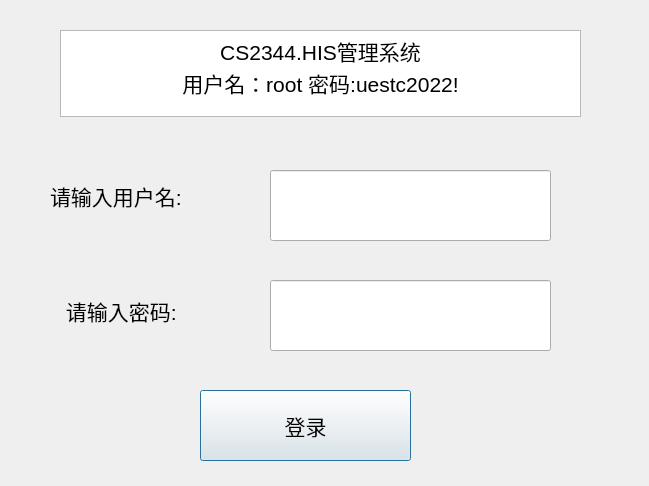
<?xml version="1.0" encoding="UTF-8"?>
<ui version="4.0">
 <class>Login_in</class>
 <widget class="QDialog" name="Login_in">
  <property name="geometry">
   <rect>
    <x>0</x>
    <y>0</y>
    <width>649</width>
    <height>486</height>
   </rect>
  </property>
  <property name="windowTitle">
   <string>登录界面</string>
  </property>
  <widget class="QTextEdit" name="textEdit">
   <property name="geometry">
    <rect>
     <x>60</x>
     <y>30</y>
     <width>521</width>
     <height>87</height>
    </rect>
   </property>
   <property name="styleSheet">
    <string notr="true">font-size:75 16pt</string>
   </property>
   <property name="html">
    <string>&lt;!DOCTYPE HTML PUBLIC &quot;-//W3C//DTD HTML 4.0//EN&quot; &quot;http://www.w3.org/TR/REC-html40/strict.dtd&quot;&gt;
&lt;html&gt;&lt;head&gt;&lt;meta name=&quot;qrichtext&quot; content=&quot;1&quot; /&gt;&lt;style type=&quot;text/css&quot;&gt;
p, li { white-space: pre-wrap; }
&lt;/style&gt;&lt;/head&gt;&lt;body style=&quot; font-family:'SimSun'; font-size:9pt; font-weight:400; font-style:normal;&quot;&gt;
&lt;p align=&quot;center&quot; style=&quot; margin-top:0px; margin-bottom:0px; margin-left:0px; margin-right:0px; -qt-block-indent:0; text-indent:0px;&quot;&gt;&lt;span style=&quot; font-size:16pt;&quot;&gt;CS2344.HIS管理系统&lt;/span&gt;&lt;/p&gt;
&lt;p align=&quot;center&quot; style=&quot; margin-top:0px; margin-bottom:0px; margin-left:0px; margin-right:0px; -qt-block-indent:0; text-indent:0px;&quot;&gt;&lt;span style=&quot; font-size:16pt;&quot;&gt;用户名：root 密码:uestc2022!&lt;/span&gt;&lt;/p&gt;&lt;/body&gt;&lt;/html&gt;</string>
   </property>
  </widget>
  <widget class="QLabel" name="label">
   <property name="geometry">
    <rect>
     <x>50</x>
     <y>140</y>
     <width>191</width>
     <height>111</height>
    </rect>
   </property>
   <property name="styleSheet">
    <string notr="true">font:75 16pt
</string>
   </property>
   <property name="text">
    <string>请输入用户名:</string>
   </property>
  </widget>
  <widget class="QLabel" name="label_2">
   <property name="geometry">
    <rect>
     <x>60</x>
     <y>270</y>
     <width>181</width>
     <height>81</height>
    </rect>
   </property>
   <property name="styleSheet">
    <string notr="true">font: 75 16pt
</string>
   </property>
   <property name="text">
    <string> 请输入密码:</string>
   </property>
  </widget>
  <widget class="QWidget" name="widget" native="true">
   <property name="geometry">
    <rect>
     <x>270</x>
     <y>140</y>
     <width>281</width>
     <height>241</height>
    </rect>
   </property>
   <widget class="QLineEdit" name="name">
    <property name="geometry">
     <rect>
      <x>0</x>
      <y>30</y>
      <width>281</width>
      <height>71</height>
     </rect>
    </property>
    <property name="styleSheet">
     <string notr="true">font:75 16pt
</string>
    </property>
   </widget>
   <widget class="QLineEdit" name="mima">
    <property name="geometry">
     <rect>
      <x>0</x>
      <y>140</y>
      <width>281</width>
      <height>71</height>
     </rect>
    </property>
    <property name="styleSheet">
     <string notr="true">font: 75 16pt
</string>
    </property>
   </widget>
  </widget>
  <widget class="QPushButton" name="login">
   <property name="geometry">
    <rect>
     <x>200</x>
     <y>390</y>
     <width>211</width>
     <height>71</height>
    </rect>
   </property>
   <property name="styleSheet">
    <string notr="true">font: 75 16pt
</string>
   </property>
   <property name="text">
    <string>登录</string>
   </property>
  </widget>
 </widget>
 <resources/>
 <connections/>
</ui>
